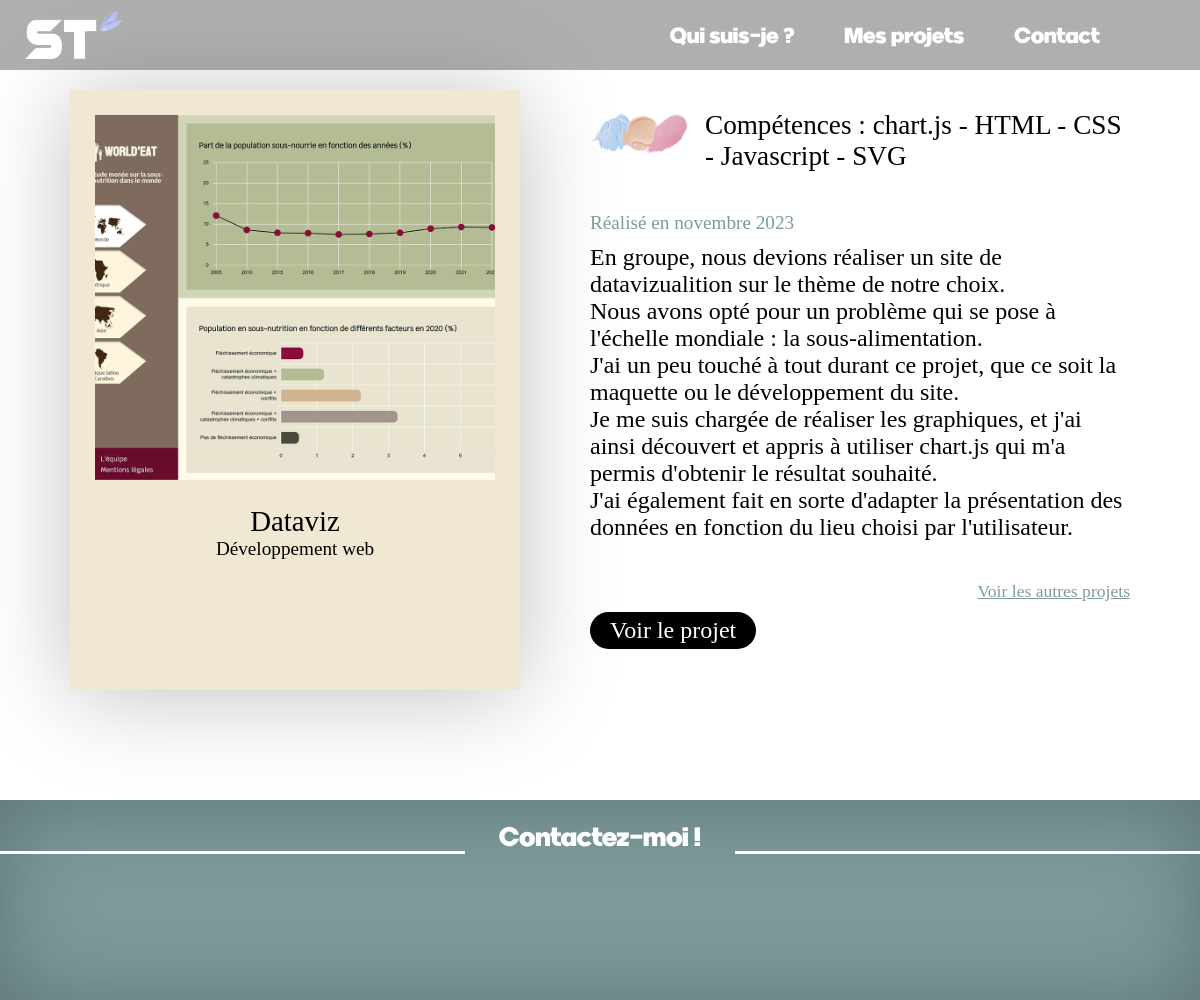
Page /projet.php?proj=5 on the committed database.
### tables this page shows
CREATE TABLE IF NOT EXISTS `projets` (
  `id_proj` int NOT NULL AUTO_INCREMENT,
  `titre` varchar(30) NOT NULL,
  `date` varchar(100) NOT NULL,
  `competence_principale` varchar(30) NOT NULL,
  `competences` varchar(100) NOT NULL,
  `couleur` varchar(10) NOT NULL,
  `description` varchar(800) NOT NULL,
  `lien` varchar(100) NOT NULL,
  PRIMARY KEY (`id_proj`)
);

### projet.php (the view, shortened to what this page needs)
<?php
include("connexion.php");
if(isset($_GET["proj"])){
    $proj = $_GET["proj"];
}
else{
    $proj = "1";
}
$requete="SELECT * FROM projets WHERE id_proj=$proj";
$stmt=$db->query($requete);
$result=$stmt-> fetchall(PDO::FETCH_ASSOC);
?>
<!DOCTYPE html>
<html lang="fr">
<head>
    <link rel="stylesheet" href="style.css">
    <link rel="stylesheet" href="styleProjets.css">
    <link href="https://unpkg.com/aos@2.3.1/dist/aos.css" rel="stylesheet" />
</head>
<body>
    <header>
        <nav>
            <a href="index.php" class="lienLogo">
                <img src="./img/logo.png" alt="retour à l'accueil" class="logo">
            </a>
            <a href="index.php#quiSuisJe" class="navItems change"></a>
            <a href="index.php#mesProjets" class="navItems change2"></a>
            <a href="index.php#contact" class="navItems">Contact</a>
        </nav>
    </header>
    <section>
        <div class="wrapper">
            <a href="<?php foreach ($result as $row) echo $row["lien"]?>" style=" background-color:#<?php foreach ($result as $row) echo $row["couleur"]?>" class="card deux">
                    <div class="imgCard" style="background-image: url('./img/<?php foreach ($result as $row) echo $row["id_proj"]?>.jpg');"></div>
                    <div class="texte">
                        <div class="titleCard"><?php foreach ($result as $row) echo $row["titre"]?></div>
                        <div class="competenceCard"><?php foreach ($result as $row) echo $row["competence_principale"]?></div>
                    </div>
            </a>
            <div class="description">
                <div class="competencesContainer">
                     <img src="./img/taches.png" class="taches">
                     <div class="competences">Compétences : <?php foreach ($result as $row) echo $row["competences"]?></div>
                </div>
                <div class="date">Réalisé en <?php foreach ($result as $row) echo $row["date"]?> </div>
                <div class="txt"><?php foreach ($result as $row) echo $row["description"]?></div>
                <a href="index.php#mesProjets" class="autresProjets">Voir les autres projets</a>
                <a href="<?php foreach ($result as $row) echo $row["lien"]?>" class="lienProjet">Voir le projet</a>
           </div>
        </div>
    </section>
    <footer>
        <div class="contactez-moi">
            <div class="line"></div>
            <div class="txtContact"> Contactez-moi !</div>
            <div class="line"></div>
        </div>
        <div class="contact">
        </div>
    </footer>
</body>
</html>

### style.css (style rules this page uses)
*,*::after, *::before { box-sizing: border-box; }
* { cursor:none; }
html { scroll-behavior: smooth; }
body { margin:0; }
nav { display:flex; justify-content:flex-end; align-items:center; gap:15px; padding-left:15px; padding-right:15px; height:70px; background-color: rgba(78, 78, 78, 0.45); filter: blur(0px); }
.lienLogo { margin-right: auto; }
.logo { width:100px; }
.navItems { color:white; text-decoration:none; font-family:"provicali" ,"sans-serif"; font-size:0.9rem; transition:0.2s ease-in-out }
.change:after { content:"Moi"; }
.change2:after { content:"Projets"; }
@media (min-width:500px) { .change:after { content:"Qui suis-je ?"; } }
@media (min-width:500px) { .change2:after { content:"Mes projets"; } }
@media (min-width:600px) { nav { gap:30px; padding-right: 30px; } }
@media (min-width:600px) { .navItems { font-size:1.2rem; } }
@media (min-width:800px) { nav { gap:50px; padding-left: 25px; padding-right:25px; } }
@media (min-width:800px) { .navItems { font-size:1.4rem; } }
@media (min-width:1100px) { nav { padding-right: 100px; } }

### styleProjets.css (style rules this page uses)
*, *::after,*::before { box-sizing: border-box; }
body { margin: 0; font-family: "Pangolin", "sans-serif"; }
section { padding: 20px 20px 60px 20px; }
.competencesContainer { display:flex; justify-content: flex-start; gap:15px; padding:20px 0px 30px 0px; }
.taches { height:50px; width:100px; }
.competences { font-size:1.4rem; }
.date { font-size:1.2rem; color:#7D9B9B;; }
.card { width:80vw; height:100vw; box-shadow: 0px 4px 90px 0px rgba(0, 0, 0, 0.25); display: grid; grid-template-columns: 1fr; grid-template-rows: 4.5fr 2fr; place-content: center; transition: ease-in-out 0.2s; margin: auto; margin-bottom:30px; margin-top:30px; }
.imgCard { background-size: cover; background-position: center; margin: 5vw; }
a { color: black; text-decoration: none; }
.titleCard, .competenceCard { text-align: center; font-size:1.2rem; }
.titleCard { font-size: 1.8rem; }
.description { display: flex; flex-direction: column; align-items: flex-start; gap:10px; font-size:1.2rem; }
.txt { margin-bottom:30px; }
.lienProjet { color:white; background-color: black; padding:5px 20px 5px 20px; border-radius: 50px; transition: padding 0.2s ease-in-out; }
.autresProjets { font-size: 1.1rem; text-decoration: underline; color:#7D9B9B; align-self: flex-end; transition: font-weight 0.2 ease-in-out; }
footer { width:100%; height:150px; background-color: #7D9B9B; box-shadow: 0px 4px 90px 0px rgba(0, 0, 0, 0.25) inset; }
.contactez-moi { display: flex; justify-content: center; padding-top:20px; }
.line { width:100%; border-bottom: 3px solid white; }
.txtContact { font-family: "provicali", "sans-serif"; font-size: 0.9rem; text-align: center; color:white; width:700px; }
.contact { display: flex; justify-content: center; align-items: center; gap: 20px; padding-top: 20px; }
@media (min-width:600px) { .description { margin: 0px 50px 0px 50px; } }
@media (min-width:600px) { .txtContact { font-size: 1.5rem; } }
@media (min-width:600px) { .card { width:70vw; height:90vw; } }
@media (min-width:850px) { .wrapper { display:flex; align-items: flex-end; height: fit-content; } }
@media (min-width:850px) { .card { width:350px; height:500px; margin:0px 20px 50px 50px; flex-shrink: 0; } }
@media (min-width:850px) { .imgCard { margin:25px; } }
@media (min-width:850px) { .txt { max-width:650px; } }
@media (min-width:850px) { footer { height:200px; } }
@media (min-width:850px) { .txtContact { font-size:1.7rem; } }
@media (min-width:850px) { .contact { padding-top:45px; gap:50px; } }
@media (min-width:1000px) { .wrapper { align-items:flex-start; } }
@media (min-width:1100px) { .card { width:450px; height:600px; } }
@media (min-width:1100px) { .description { font-size:1.5rem; } }
@media (min-width:1100px) { .competences { font-size:1.7rem; } }

### rows in the picture
projets: titre "Dataviz", competence_principale "Développement web", competences "chart.js - HTML - CSS - Javascript - SVG", date "novembre 2023", description "En groupe, nous devions réaliser un site de datavizualition sur le thème de notre choix. Nous avons opté pour un problème qui se pose à l'échelle mondiale : la sous-alimentation. J'ai un peu touché à tout durant ce projet, que ce soit la maquette ou le développement du site. Je me suis chargée de réaliser les graphiques, et j'ai ainsi découvert et appris à utiliser chart.js qui m'a permis d'obtenir le résultat souhaité. J'ai également fait en sorte d'adapter la présentation des données en fonction du lieu choisi par l'utilisateur."
